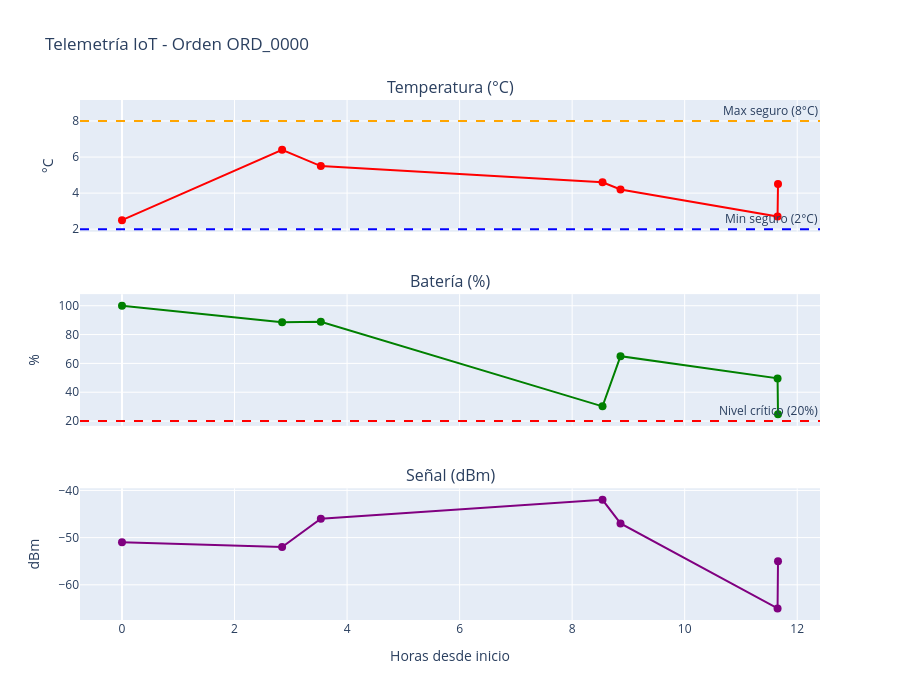

Notebook code cell kept with this figure:
### Markdown cell above
---

## 🌡️ Paso 2: Análisis de Telemetría de Sensores

**Análisis de datos de sensores IoT**: Temperatura, humedad, batería y señal por orden.

### Code cell
# Seleccionar una orden de ejemplo para análisis detallado
sample_order = df_transport['order_id'].iloc[0]
df_sample = df_transport[df_transport['order_id'] == sample_order].sort_values('timestamp').copy()

print(f"📦 Analizando Orden: {sample_order}")
print(f"   - Eventos: {len(df_sample)}")
print(f"   - Estados registrados: {df_sample['status'].unique().tolist()}")
print(f"   - Duración: {(df_sample['timestamp'].max() - df_sample['timestamp'].min()).total_seconds()/3600:.1f} horas")

# Añadir tiempo transcurrido desde inicio
df_sample['hours_elapsed'] = (df_sample['timestamp'] - df_sample['timestamp'].min()).dt.total_seconds() / 3600

# Mostrar telemetría completa
print("\n📊 Telemetría de Sensores:")
display(df_sample[['event_id', 'status', 'timestamp', 'temperature_c', 'humidity_pct', 'battery_pct', 'signal_strength']])

# Visualización de telemetría en el tiempo
fig = make_subplots(
    rows=3, cols=1,
    subplot_titles=('Temperatura (°C)', 'Batería (%)', 'Señal (dBm)'),
    vertical_spacing=0.12,
    shared_xaxes=True
)

# Temperatura
fig.add_trace(
    go.Scatter(x=df_sample['hours_elapsed'], y=df_sample['temperature_c'],
              mode='lines+markers', name='Temperatura',
              line=dict(color='red', width=2),
              marker=dict(size=8)),
    row=1, col=1
)
fig.add_hline(y=2, line_dash="dash", line_color="blue", row=1, col=1, 
              annotation_text="Min seguro (2°C)")
fig.add_hline(y=8, line_dash="dash", line_color="orange", row=1, col=1,
              annotation_text="Max seguro (8°C)")

# Batería
fig.add_trace(
    go.Scatter(x=df_sample['hours_elapsed'], y=df_sample['battery_pct'],
              mode='lines+markers', name='Batería',
              line=dict(color='green', width=2),
              marker=dict(size=8)),
    row=2, col=1
)
fig.add_hline(y=20, line_dash="dash", line_color="red", row=2, col=1,
              annotation_text="Nivel crítico (20%)")

# Señal
fig.add_trace(
    go.Scatter(x=df_sample['hours_elapsed'], y=df_sample['signal_strength'],
              mode='lines+markers', name='Señal',
              line=dict(color='purple', width=2),
              marker=dict(size=8)),
    row=3, col=1
)

fig.update_xaxes(title_text="Horas desde inicio", row=3, col=1)
fig.update_yaxes(title_text="°C", row=1, col=1)
fig.update_yaxes(title_text="%", row=2, col=1)
fig.update_yaxes(title_text="dBm", row=3, col=1)

fig.update_layout(height=700, title_text=f"Telemetría IoT - Orden {sample_order}", showlegend=False)
fig.show()

# Estadísticas de la orden
print(f"\n📊 Estadísticas de Telemetría:")
print(f"   Temperatura: {df_sample['temperature_c'].min():.1f}°C - {df_sample['temperature_c'].max():.1f}°C (promedio: {df_sample['temperature_c'].mean():.1f}°C)")
print(f"   Humedad: {df_sample['humidity_pct'].min():.1f}% - {df_sample['humidity_pct'].max():.1f}% (promedio: {df_sample['humidity_pct'].mean():.1f}%)")
print(f"   Batería inicial: {df_sample['battery_pct'].iloc[0]:.1f}% → final: {df_sample['battery_pct'].iloc[-1]:.1f}%")
print(f"   Señal promedio: {df_sample['signal_strength'].mean():.1f} dBm")

### Figure 1 — Plotly figure (JSON) as saved in the notebook; plotly's stock layout.template omitted (floating-point values rounded to 4 significant figures)
{"data": [{"line": {"color": "red", "width": 2}, "marker": {"size": 8}, "mode": "lines+markers", "name": "Temperatura", "type": "scatter", "x": [0.0, 2.846, 3.534, 8.54, 8.86, 11.65, 11.66], "xaxis": "x", "y": [2.5, 6.4, 5.5, 4.6, 4.2, 2.7, 4.5], "yaxis": "y"}, {"line": {"color": "green", "width": 2}, "marker": {"size": 8}, "mode": "lines+markers", "name": "Batería", "type": "scatter", "x": [0.0, 2.846, 3.534, 8.54, 8.86, 11.65, 11.66], "xaxis": "x2", "y": [100.0, 88.5, 88.9, 30.2, 65.0, 49.6, 24.7], "yaxis": "y2"}, {"line": {"color": "purple", "width": 2}, "marker": {"size": 8}, "mode": "lines+markers", "name": "Señal", "type": "scatter", "x": [0.0, 2.846, 3.534, 8.54, 8.86, 11.65, 11.66], "xaxis": "x3", "y": [-51, -52, -46, -42, -47, -65, -55], "yaxis": "y3"}], "layout": {"annotations": [{"font": {"size": 16}, "showarrow": false, "text": "Temperatura (°C)", "x": 0.5, "xanchor": "center", "xref": "paper", "y": 1, "yanchor": "bottom", "yref": "paper"}, {"font": {"size": 16}, "showarrow": false, "text": "Batería (%)", "x": 0.5, "xanchor": "center", "xref": "paper", "y": 0.6267, "yanchor": "bottom", "yref": "paper"}, {"font": {"size": 16}, "showarrow": false, "text": "Señal (dBm)", "x": 0.5, "xanchor": "center", "xref": "paper", "y": 0.2533, "yanchor": "bottom", "yref": "paper"}, {"showarrow": false, "text": "Min seguro (2°C)", "x": 1, "xanchor": "right", "xref": "x domain", "y": 2, "yanchor": "bottom", "yref": "y"}, {"showarrow": false, "text": "Max seguro (8°C)", "x": 1, "xanchor": "right", "xref": "x domain", "y": 8, "yanchor": "bottom", "yref": "y"}, {"showarrow": false, "text": "Nivel crítico (20%)", "x": 1, "xanchor": "right", "xref": "x2 domain", "y": 20, "yanchor": "bottom", "yref": "y2"}], "height": 700, "shapes": [{"line": {"color": "blue", "dash": "dash"}, "type": "line", "x0": 0, "x1": 1, "xref": "x domain", "y0": 2, "y1": 2, "yref": "y"}, {"line": {"color": "orange", "dash": "dash"}, "type": "line", "x0": 0, "x1": 1, "xref": "x domain", "y0": 8, "y1": 8, "yref": "y"}, {"line": {"color": "red", "dash": "dash"}, "type": "line", "x0": 0, "x1": 1, "xref": "x2 domain", "y0": 20, "y1": 20, "yref": "y2"}], "showlegend": false, "title": {"text": "Telemetría IoT - Orden ORD_0000"}, "xaxis": {"anchor": "y", "domain": [0, 1], "matches": "x3", "showticklabels": false}, "xaxis2": {"anchor": "y2", "domain": [0, 1], "matches": "x3", "showticklabels": false}, "xaxis3": {"anchor": "y3", "domain": [0, 1], "title": {"text": "Horas desde inicio"}}, "yaxis": {"anchor": "x", "domain": [0.7467, 1], "title": {"text": "°C"}}, "yaxis2": {"anchor": "x2", "domain": [0.3733, 0.6267], "title": {"text": "%"}}, "yaxis3": {"anchor": "x3", "domain": [0, 0.2533], "title": {"text": "dBm"}}}}
